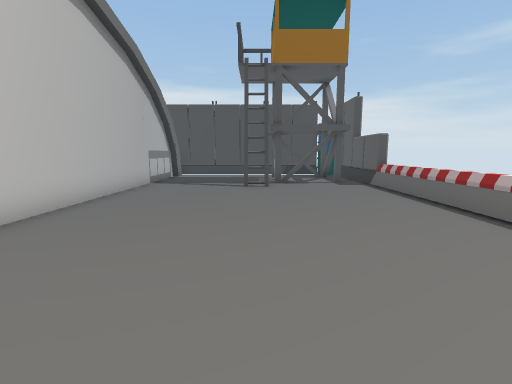
view 1 (above)

14 first-person views from a walk through a 3-D level made in the Unity game engine. The camera is 1.3 m above the floor, tilts 8° down and sees 85° across. The floor is counted in squares, 1 m on a side. Each view is taken from the middle of a square. On the plan, view 1 faces up. The plan holds only what a view shows up to about 13 squares ahead; the rest is blank.

view 2
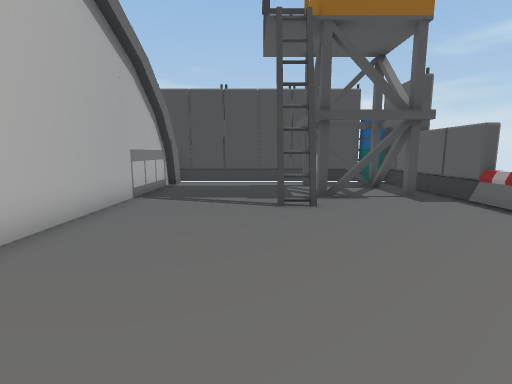

view 3
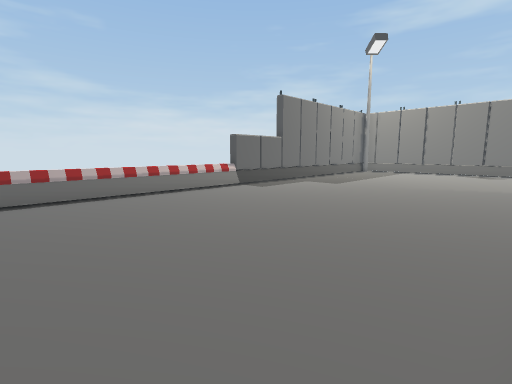

view 4
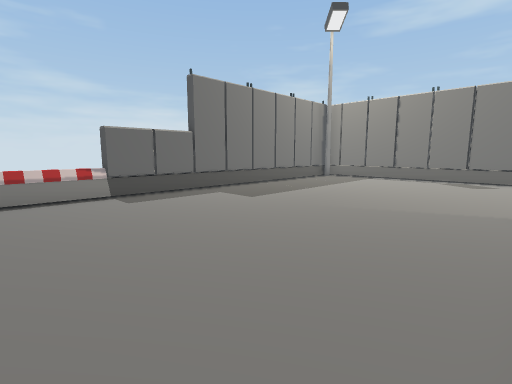

view 5
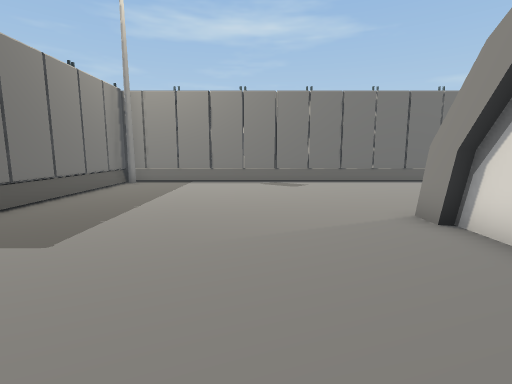

view 6
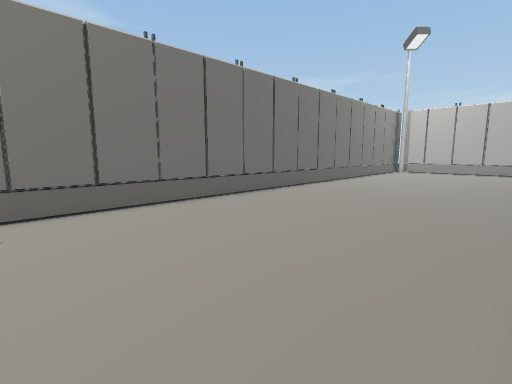

view 7
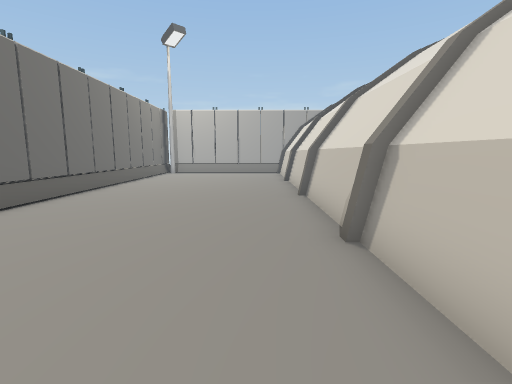

view 8
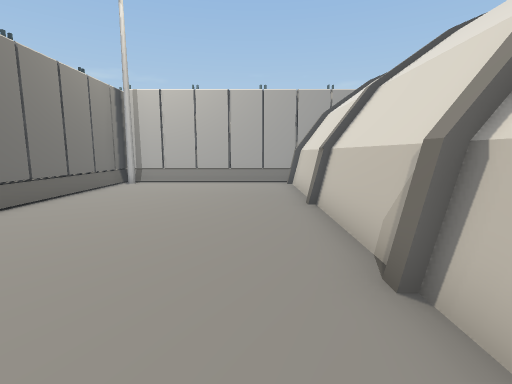

view 9
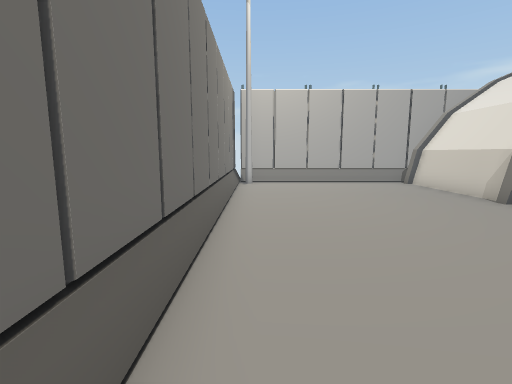

view 10
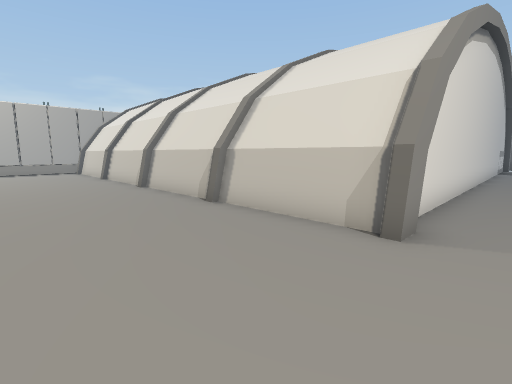

view 11
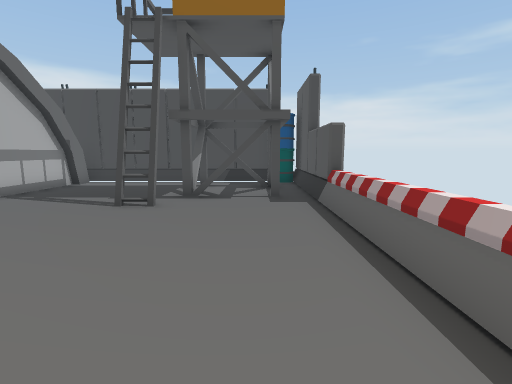

view 12
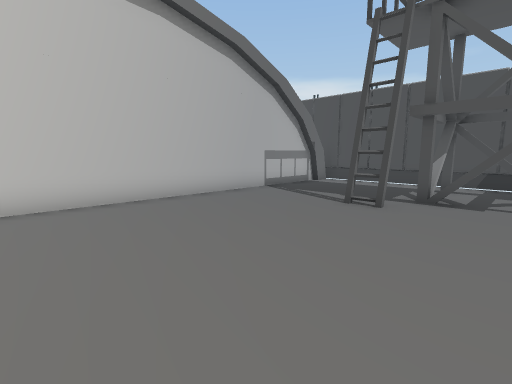

view 13
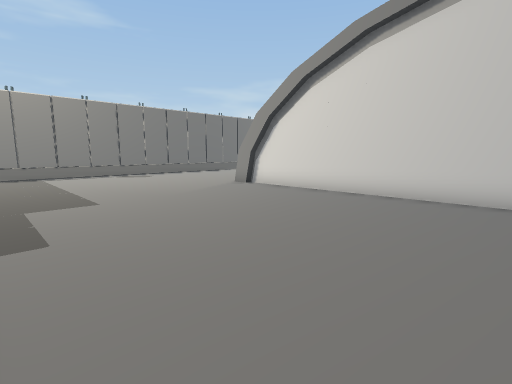

view 14
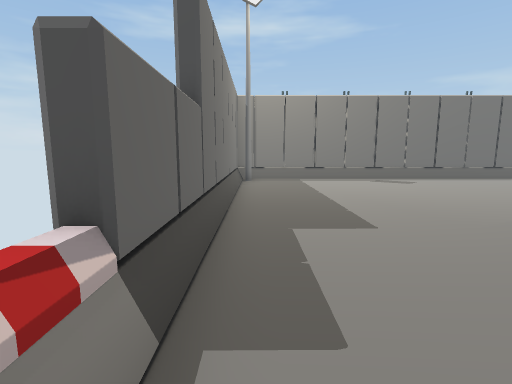

### Floor plan
Key: @ floor where view 1 was taken; # wall or solid block; . floor; = window, fence, low wall or low ledge; O other object.
Columns run from 24 left of view 1 to 5 right of it. Each row starts with its distance up from view 1.
 17                    ###OOOOOOOO
 16                    ##.......OO
 15                    ##....OOOOO
 14                    #.....O..OO
 13                    #.....O.OOO
 12                    #.....OOO.O
 11                    #....O....#
 10                    #.........=
  9                    #.........=
  8                    #.........=
  7                    #.........=
  6                    #.........=
  5                    #.........=
  4                    #.........=
  3                    #.........=
  2                    #.........=
  1                    #.........=
  0                    #....@....=
 -1                    #.........#
 -2                    #.........#
 -3                    #.........#
 -4                    #.........#
 -5 ####################.........#
 -6 #............................#
 -7 #............................#
 -8 #............................#
 -9 #............................#
-10 #............................#
-11 #............................#
-12 ##..........................##
-13 ##############################

Positions as (right, up) in squares from view 1, and headings:
1: (0, 0), facing up
2: (-1, 4), facing up
3: (-4, 7), facing down-right
4: (-4, 2), facing down-right
5: (-1, 0), facing down
6: (-3, -6), facing down-left
7: (-5, -7), facing left
8: (-11, -7), facing left
9: (-11, -12), facing left
10: (-3, -10), facing up-left
11: (3, 4), facing up
12: (3, 4), facing up-left
13: (4, 4), facing down-left
14: (4, 1), facing down
